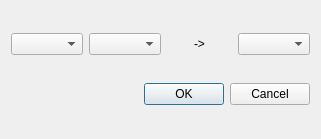
<?xml version="1.0" encoding="UTF-8"?>
<ui version="4.0">
 <class>editRuleDialog</class>
 <widget class="QDialog" name="editRuleDialog">
  <property name="geometry">
   <rect>
    <x>0</x>
    <y>0</y>
    <width>321</width>
    <height>139</height>
   </rect>
  </property>
  <property name="windowTitle">
   <string>Add/Edit rule dialog</string>
  </property>
  <layout class="QVBoxLayout" name="verticalLayout">
   <item>
    <layout class="QHBoxLayout" name="horizontalLayout">
     <item>
      <widget class="QComboBox" name="fromComboBox"/>
     </item>
     <item>
      <widget class="QComboBox" name="symbolComboBox"/>
     </item>
     <item>
      <widget class="QLabel" name="label">
       <property name="text">
        <string>-&gt;</string>
       </property>
       <property name="alignment">
        <set>Qt::AlignCenter</set>
       </property>
      </widget>
     </item>
     <item>
      <widget class="QComboBox" name="toComboBox"/>
     </item>
    </layout>
   </item>
   <item>
    <widget class="QDialogButtonBox" name="buttonBox">
     <property name="orientation">
      <enum>Qt::Horizontal</enum>
     </property>
     <property name="standardButtons">
      <set>QDialogButtonBox::Cancel|QDialogButtonBox::Ok</set>
     </property>
    </widget>
   </item>
  </layout>
 </widget>
 <resources/>
 <connections>
  <connection>
   <sender>buttonBox</sender>
   <signal>accepted()</signal>
   <receiver>editRuleDialog</receiver>
   <slot>accept()</slot>
   <hints>
    <hint type="sourcelabel">
     <x>248</x>
     <y>254</y>
    </hint>
    <hint type="destinationlabel">
     <x>157</x>
     <y>274</y>
    </hint>
   </hints>
  </connection>
  <connection>
   <sender>buttonBox</sender>
   <signal>rejected()</signal>
   <receiver>editRuleDialog</receiver>
   <slot>reject()</slot>
   <hints>
    <hint type="sourcelabel">
     <x>316</x>
     <y>260</y>
    </hint>
    <hint type="destinationlabel">
     <x>286</x>
     <y>274</y>
    </hint>
   </hints>
  </connection>
 </connections>
</ui>
